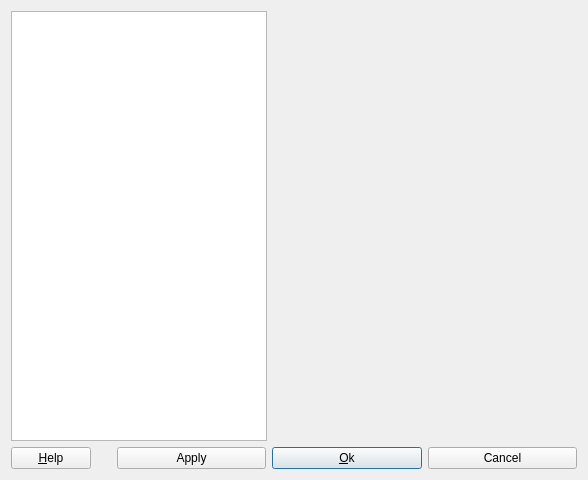
<ui version="4.0" >
 <class>toPreferencesUI</class>
 <widget class="QDialog" name="toPreferencesUI" >
  <property name="geometry" >
   <rect>
    <x>0</x>
    <y>0</y>
    <width>588</width>
    <height>480</height>
   </rect>
  </property>
  <property name="windowTitle" >
   <string>Preferences</string>
  </property>
  <layout class="QGridLayout" >
   <property name="leftMargin" >
    <number>11</number>
   </property>
   <property name="topMargin" >
    <number>11</number>
   </property>
   <property name="rightMargin" >
    <number>11</number>
   </property>
   <property name="bottomMargin" >
    <number>11</number>
   </property>
   <property name="horizontalSpacing" >
    <number>6</number>
   </property>
   <property name="verticalSpacing" >
    <number>6</number>
   </property>
   <item row="0" column="0" >
    <widget class="QListWidget" name="TabSelection" >
     <property name="sizePolicy" >
      <sizepolicy vsizetype="Expanding" hsizetype="Maximum" >
       <horstretch>0</horstretch>
       <verstretch>0</verstretch>
      </sizepolicy>
     </property>
     <property name="minimumSize" >
      <size>
       <width>150</width>
       <height>0</height>
      </size>
     </property>
    </widget>
   </item>
   <item row="0" column="1" >
    <widget class="QFrame" name="Parent" >
     <property name="frameShape" >
      <enum>QFrame::NoFrame</enum>
     </property>
     <property name="frameShadow" >
      <enum>QFrame::Plain</enum>
     </property>
     <layout class="QVBoxLayout" >
      <property name="spacing" >
       <number>0</number>
      </property>
      <property name="leftMargin" >
       <number>0</number>
      </property>
      <property name="topMargin" >
       <number>0</number>
      </property>
      <property name="rightMargin" >
       <number>0</number>
      </property>
      <property name="bottomMargin" >
       <number>0</number>
      </property>
     </layout>
    </widget>
   </item>
   <item row="1" column="0" colspan="2" >
    <layout class="QHBoxLayout" >
     <item>
      <widget class="QPushButton" name="HelpButton" >
       <property name="sizePolicy" >
        <sizepolicy vsizetype="Fixed" hsizetype="Maximum" >
         <horstretch>0</horstretch>
         <verstretch>0</verstretch>
        </sizepolicy>
       </property>
       <property name="text" >
        <string>&amp;Help</string>
       </property>
       <property name="shortcut" >
        <string>Alt+H</string>
       </property>
      </widget>
     </item>
     <item>
      <spacer>
       <property name="orientation" >
        <enum>Qt::Horizontal</enum>
       </property>
       <property name="sizeType" >
        <enum>QSizePolicy::Preferred</enum>
       </property>
       <property name="sizeHint" >
        <size>
         <width>20</width>
         <height>20</height>
        </size>
       </property>
      </spacer>
     </item>
     <item>
      <widget class="QPushButton" name="PushButton2_2" >
       <property name="text" >
        <string>Apply</string>
       </property>
      </widget>
     </item>
     <item>
      <widget class="QPushButton" name="PushButton1" >
       <property name="text" >
        <string>&amp;Ok</string>
       </property>
       <property name="shortcut" >
        <string>Alt+O</string>
       </property>
       <property name="default" >
        <bool>true</bool>
       </property>
      </widget>
     </item>
     <item>
      <widget class="QPushButton" name="PushButton2" >
       <property name="text" >
        <string>Cancel</string>
       </property>
      </widget>
     </item>
    </layout>
   </item>
  </layout>
 </widget>
 <layoutdefault spacing="6" margin="11" />
 <pixmapfunction>qPixmapFromMimeSource</pixmapfunction>
 <tabstops>
  <tabstop>TabSelection</tabstop>
  <tabstop>HelpButton</tabstop>
  <tabstop>PushButton2_2</tabstop>
  <tabstop>PushButton1</tabstop>
  <tabstop>PushButton2</tabstop>
 </tabstops>
 <resources/>
 <connections>
  <connection>
   <sender>PushButton1</sender>
   <signal>clicked()</signal>
   <receiver>toPreferencesUI</receiver>
   <slot>accept()</slot>
   <hints>
    <hint type="sourcelabel" >
     <x>20</x>
     <y>20</y>
    </hint>
    <hint type="destinationlabel" >
     <x>20</x>
     <y>20</y>
    </hint>
   </hints>
  </connection>
  <connection>
   <sender>PushButton2</sender>
   <signal>clicked()</signal>
   <receiver>toPreferencesUI</receiver>
   <slot>reject()</slot>
   <hints>
    <hint type="sourcelabel" >
     <x>20</x>
     <y>20</y>
    </hint>
    <hint type="destinationlabel" >
     <x>20</x>
     <y>20</y>
    </hint>
   </hints>
  </connection>
  <connection>
   <sender>TabSelection</sender>
   <signal>currentItemChanged(QListWidgetItem*,QListWidgetItem*)</signal>
   <receiver>toPreferencesUI</receiver>
   <slot>selectTab(QListWidgetItem*)</slot>
   <hints>
    <hint type="sourcelabel" >
     <x>20</x>
     <y>20</y>
    </hint>
    <hint type="destinationlabel" >
     <x>20</x>
     <y>20</y>
    </hint>
   </hints>
  </connection>
  <connection>
   <sender>HelpButton</sender>
   <signal>clicked()</signal>
   <receiver>toPreferencesUI</receiver>
   <slot>help()</slot>
   <hints>
    <hint type="sourcelabel" >
     <x>20</x>
     <y>20</y>
    </hint>
    <hint type="destinationlabel" >
     <x>20</x>
     <y>20</y>
    </hint>
   </hints>
  </connection>
  <connection>
   <sender>PushButton2_2</sender>
   <signal>clicked()</signal>
   <receiver>toPreferencesUI</receiver>
   <slot>saveSetting()</slot>
   <hints>
    <hint type="sourcelabel" >
     <x>20</x>
     <y>20</y>
    </hint>
    <hint type="destinationlabel" >
     <x>20</x>
     <y>20</y>
    </hint>
   </hints>
  </connection>
 </connections>
</ui>
